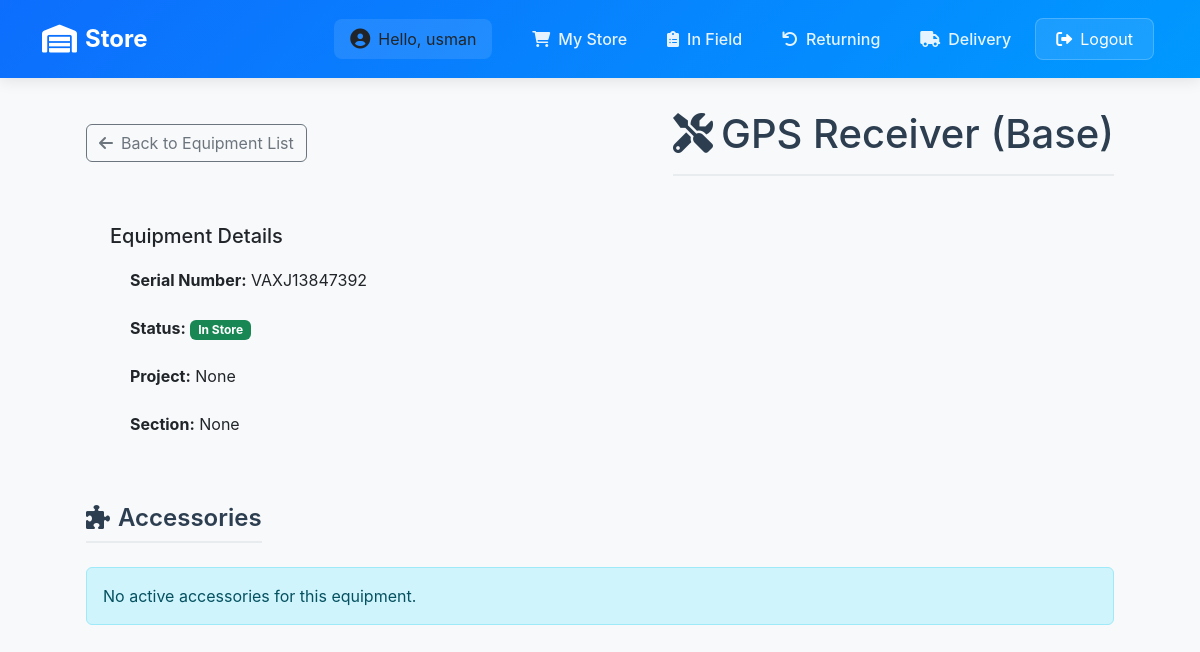
Screenshot of /inventory/equipment/3/ (signed in) with the database file from the repository.
### inventory/models.py (models this page shows, shortened)
class EquipmentsInSurvey(models.Model):
    EQUIPMENT_CHOICES = [
        ('GPS Receiver (Base)', 'GPS Receiver (Base)'),
        ('GPS Receiver (Rover)', 'GPS Receiver (Rover)'),
        ('Data logger', 'Data logger'),
        ('External Radio', "External Radio"),
        ('Total Station', "Total Station"),
        ('Levelling Instrument', 'Levelling Instrument'),
        ('Eco Sounder', 'Eco Sounder'),
    ]
    supplier_name = [
        ('Hi Target V200', 'Hi Target V200'),
        ('Hi Target', 'Hi Target'),
        ('Topcon', 'Topcon'),
        ('Topcon OS-200 Series', 'Topcon OS-200 Series'),
        ('Topcon OS 103', 'Topcon OS 103'),
        ('Topcon Hiper VR', 'Topcon Hiper VR'),
        ('Leica', 'Leica'),
        ('Leica NA730 plus', 'Leica NA730 plus'),
        ('Sokkia', 'Sokkia')
    ]
    owner_choice = [
        ('Hi-Tech', "Hi-Tech"),
        ("Sub-Contractor", "Sub-Contractor")
    ]
    name = models.CharField(max_length=100, help_text="Equipment Name", choices=EQUIPMENT_CHOICES)
    date_of_receiving_from_supplier = models.DateField(blank=True, null=True)
    supplier = models.CharField(max_length=50, choices=supplier_name)
    owner = models.CharField(max_length=20, choices=owner_choice)
    serial_number = models.CharField(max_length=100, help_text="Equipment Serial Number")
    condition = models.CharField(max_length=20, choices=[("Good", "Good"), ("New", "New"), ("Second Hand", "Second Hand"), ("Needs Repair", "Needs Repair")], default="Good")
    CONDITION_AFTER_USE_CHOICES = [
        ("Good", "Good"),
        ("Need Repair", "Need Repair")
    ]
    chief_surveyor = models.ForeignKey(User, on_delete=models.CASCADE, null=True, blank=True)
    surveyor_responsible = models.CharField(max_length=100, null=True, blank=True, help_text="Name of the surveyor responsible for the equipment")
    quantity = models.PositiveBigIntegerField(default=1, help_text="Number of Quantity")
    project = models.CharField(max_length=20, choices=[('Coastal Road', 'Coastal Road'), ('Sokoto', 'Sokoto')], blank=True, null=True, help_text="Project Name")
    section = models.CharField(max_length=100, null=True, blank=True)
    date_receiving_from_department = models.DateField(blank=True, null=True, help_text="Date when the equipment was received from the department")
    status = models.CharField(choices=[('In Store', 'In Store'), ('In Field', 'In Field'), ('With Chief Surveyor', 'With Chief Surveyor'), ('Returning', 'Returning'), ('Delivering', 'Delivering')], max_length=100, default='In Store', blank=True, null=True, help_text="Current status of the equipment")
    delivery_status = models.CharField(max_length=10, choices=[('Delivered', 'Delivered'), ('Delivering', 'Delivering'), ('Cancelled', 'Cancelled')], null=True, blank=True)
    return_comment = models.TextField(null=True, blank=True, help_text="Comment when equipment is returned")
    return_date = models.DateTimeField(null=True, blank=True, help_text="Date when equipment was returned")

### inventory/views.py (the view, shortened to what this page needs)
# urls.py: path('equipment/<int:id>/', views.equipment_detail, name='equipment_detail'),
@login_required
def equipment_detail(request, id):
    equipment = get_object_or_404(EquipmentsInSurvey, id=id)
    if not request.user.is_superuser:
        if equipment.chief_surveyor != request.user and equipment.status != 'In Store':
            messages.error(request, 'You do not have permission to view this equipment.')
            return redirect('profile')
    if not request.user.is_superuser:
        active_accessories = equipment.accessories.filter(
            return_status__in=['In Use', 'With Chief Surveyor'],
            chief_surveyor=request.user
        )
        returned_accessories = equipment.accessories.filter(
            return_status__in=['Returned', 'Returning'],
            chief_surveyor=request.user
        )
    else:
        active_accessories = equipment.accessories.filter(return_status__in=['In Use', "In Store", "With Chief Surveyor"])
        returned_accessories = equipment.accessories.filter(return_status__in=['Returned', 'Returning'])
    return render(request, 'equipments/equipments_detail.html', {
        'equipment': equipment,
        'active_accessories': active_accessories,
        'returned_accessories': returned_accessories
    })

### inventory/templates/equipments/equipments_detail.html (shortened to what this page needs)
{% extends 'base_dashboard.html' %}
{% load static %}
{% block content %}
<div class="container">
    <div class="equipment-detail">
        <div class="d-flex justify-content-between align-items-center mb-4">
            <div class="d-flex gap-2">
                {% if user.is_superuser %}
                <a href="{% url 'store' %}" class="btn btn-outline-secondary">
                    <i class="fas fa-arrow-left me-2"></i>Back to Equipment List
                </a>
                {% else %}
                <a href="{% url 'request_equipment' %}" class="btn btn-outline-secondary">
                    <i class="fas fa-arrow-left me-2"></i>Back to Equipment List
                </a>
                {% endif %}
            </div>
            <h1 class="page-title mb-0">
                <i class="fas fa-tools me-2"></i>{{ equipment.name }}
            </h1>
        </div>
        <div class="equipment-info">
            <div class="row">
                <div class="col-md-6">
                    <h5>Equipment Details</h5>
                    <ul class="list-group">
                        <li class="list-group-item">
                            <strong>Serial Number:</strong> {{ equipment.serial_number }}
                        </li>
                        <li class="list-group-item">
                            <strong>Status:</strong>
                            <span class="badge {% if equipment.status == 'In Store' %}bg-success{% elif equipment.status == 'In Field' %}bg-primary{% else %}bg-warning{% endif %}">
                            {{ equipment.status }}
                        </span>
                        </li>
                        <li class="list-group-item">
                            <strong>Project:</strong> {{ equipment.project }}
                        </li>
                        <li class="list-group-item">
                            <strong>Section:</strong> {{ equipment.section }}
                        </li>
                    </ul>
                </div>
            </div>
        </div>
        <div class="accessories-section mt-4">
            <div class="d-flex justify-content-between align-items-center mb-4">
                <h2 class="section-title mb-0">
                    <i class="fas fa-puzzle-piece me-2"></i>Accessories
                </h2>
            </div>
            {% if active_accessories %}
                <div class="row">
                    {% for accessory in active_accessories %}
                        <div class="col-md-4 mb-3">
                            <div class="card">
                                <div class="card-body postion-relative">
                                    {% if user.is_superuser %}
                                    <a href="{% url 'remove_from_equipment' accessory.id %}" class="position-absolute top-0 end-0 m-2 text-danger fw-bold text-decoration-none" style="font-size: 2rem;">&times</a>
                                    {% endif %}
                                    <h5 class="card-title">{{ accessory.name }}</h5>
                                    <p class="card-text">
                                        <small class="text-muted">
                                            {% if accessory.serial_number %}
                                                Serial: {{ accessory.serial_number }}
                                            {% else %}
                                                Serial: Not assigned
                                            {% endif %}
                                        </small>
                                    </p>
                                    <p class="card-text">
                                        <span class="badge {% if accessory.status == 'Good' %}bg-success{% elif accessory.status == 'Needs Repair' %}bg-warning{% else %}bg-danger{% endif %}">
                                            {{ accessory.status }}
                                        </span>
                                        <span class="badge {% if accessory.return_status == 'In Use' %}bg-success{% elif accessory.return_status == 'Returning' %}bg-warning{% else %}bg-info{% endif %} ms-2">
                                            {{ accessory.return_status }}
                                        </span>
                                    </p>
                                    {% if accessory.comment %}
                                        <p class="card-text"><small class="text-muted">{{ accessory.comment }}</small></p>
                                    {% endif %}
                                    <div class="d-flex justify-content-between">
                                        <a href="{% url 'edit_accessory' accessory.id %}" class="btn btn-sm btn-outline-primary">
                                            <i class="fas fa-edit"></i>
                                        </a>
                                        <div>
                                            <a href="{% url 'return_accessory' accessory.id %}" class="btn btn-sm btn-outline-warning">
                                                <i class="fas fa-undo"></i> Return
                                            </a>
                                        </div>
                                    </div>
                                </div>
                            </div>
                        </div>
                        {% endfor %}
                </div>
            {% else %}
                <div class="alert alert-info">
                    No active accessories for this equipment.
                </div>
            {% endif %}
        </div>
    </div>
</div>
{% endblock %}

### inventory/templates/base_dashboard.html (shortened to what this page needs)
<!DOCTYPE html>
<html lang="en">
<head>
    {% load static %}
    <link href="https://cdn.jsdelivr.net/npm/bootstrap@5.3.0-alpha1/dist/css/bootstrap.min.css" rel="stylesheet">
    <link href="https://cdnjs.cloudflare.com/ajax/libs/font-awesome/6.0.0/css/all.min.css" rel="stylesheet">
</head>
<body>
<nav class="navbar navbar-expand-lg navbar-dark sticky-top">
    <div class="container">
        <a class="navbar-brand" href="{% if is_admin %}{% url 'store' %}{% else %}#{% endif %}">
            <i class="fas fa-warehouse"></i>
            {% if is_admin %}Head Office{% else %}Store{% endif %}
        </a>
        <div class="collapse navbar-collapse" id="navbarNav">
            <ul class="navbar-nav ms-auto align-items-center">
                {% if user.is_authenticated or is_admin %}
                    <li class="nav-item">
                        <div class="user-welcome">
                            <i class="fas fa-user-circle"></i>
                            <span>Hello, {{ user.username }}</span>
                        </div>
                    </li>
                    {% if is_admin %}
                        <li class="nav-item">
                            <a class="nav-link {% if request.resolver_match.url_name == 'store' %}active{% endif %}"
                               href="{% url 'store' %}">
                                <i class="fas fa-store me-2"></i>Store
                            </a>
                        </li>
                        <li class="nav-item">
                            <a class="nav-link {% if request.resolver_match.url_name == 'store_all' %}active{% endif %}"
                               href="{% url 'store_all' %}">
                                <i class="fas fa-boxes me-2"></i>All Equipment
                            </a>
                        </li>
                        <li class="nav-item">
                            <a class="nav-link {% if request.resolver_match.url_name == 'store_field' %}active{% endif %}"
                               href="{% url 'store_field' %}">
                                <i class="fas fa-map-marked-alt me-2"></i>In Field
                            </a>
                        </li>
                        <li class="nav-item">
                            <a class="nav-link {% if request.resolver_match.url_name == 'store_returning' %}active{% endif %}"
                               href="{% url 'store_returning' %}">
                                <i class="fas fa-undo me-2"></i>Returning
                            </a>
                        </li>
                        <li class="nav-item">
                            <a class="nav-link {% if request.resolver_match.url_name == 'delivery' %}active{% endif %}"
                               href="{% url 'delivery' %}">
                                <i class="fas fa-truck me-2"></i>Delivery
                            </a>
                        </li>
                    {% else %}
                        <li class="nav-item">
                            <a class="nav-link {% if request.resolver_match.url_name == 'request_equipment' %}active{% endif %}"
                               href="{% url 'request_equipment' %}">
                                <i class="fas fa-shopping-cart me-2"></i>My Store
                            </a>
                        </li>
                        <li class="nav-item">
                            <a class="nav-link {% if request.resolver_match.url_name == 'profile' %}active{% endif %}"
                               href="{% url 'profile' %}">
                                <i class="fas fa-clipboard-list me-2"></i>In Field
                            </a>
                        </li>
                        <li class="nav-item">
                            <a class="nav-link {% if request.resolver_match.url_name == 'store_returning' %}active{% endif %}"
                               href="{% url 'store_returning' %}">
                                <i class="fas fa-undo me-2"></i>Returning
                            </a>
                        </li>
                        <li class="nav-item">
                            <a class="nav-link {% if request.resolver_match.url_name == 'delivery' %}active{% endif %}"
                               href="{% url 'delivery' %}">
                                <i class="fas fa-truck me-2"></i>Delivery
                            </a>
                        </li>
                    {% endif %}
                    <li class="nav-item">
                        <form method="POST" action="{% url 'logout' %}" class="d-inline">
                            <button type="submit" class="btn logout-btn">
                                <i class="fas fa-sign-out-alt me-2"></i>Logout
                            </button>
                        </form>
                    </li>
                {% else %}
                    <li class="nav-item">
                        <a class="nav-link nav-btn" href="{% url 'login' %}">
                            <i class="fas fa-sign-in-alt me-2"></i>Login
                        </a>
                    </li>
                {% endif %}
            </ul>
        </div>
    </div>
</nav>
<div class="container">
    {% block content %}
    {% endblock %}
</div>
</body>
</html>

### rows the page displays
EquipmentsInSurvey: name "GPS Receiver (Base)", serial_number "VAXJ13847392", status "In Store", project "None", section "None"

### other values shown
{{ user.username }} "usman"
